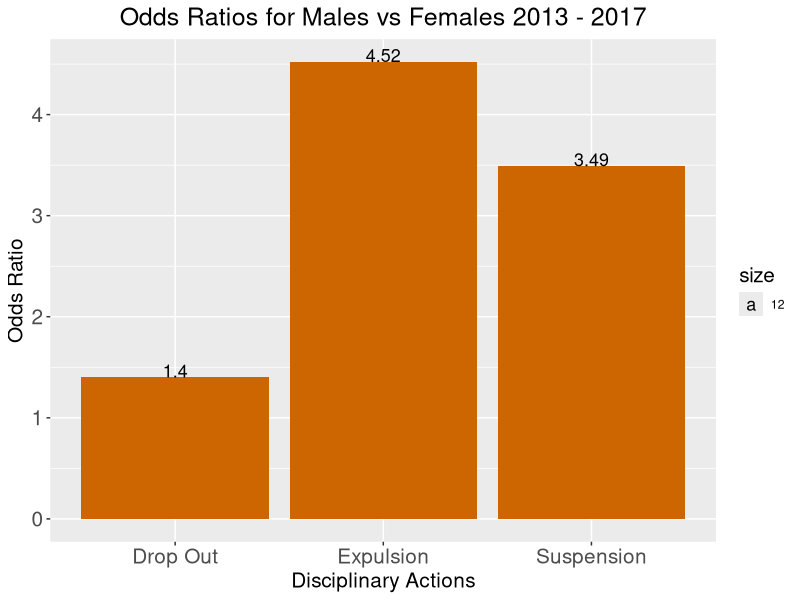
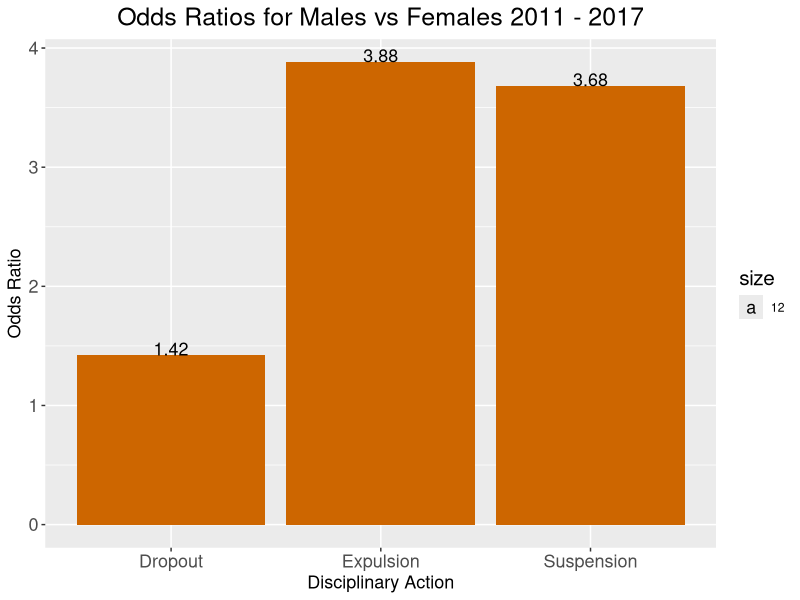
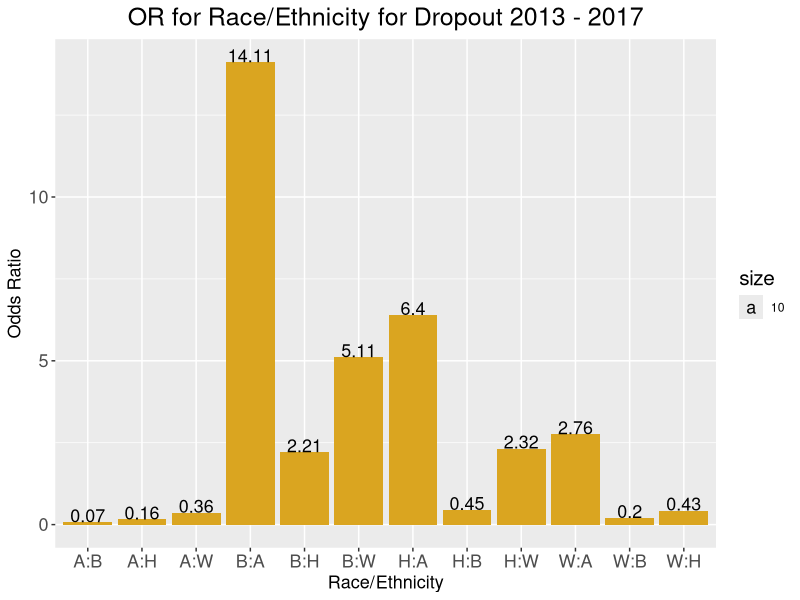
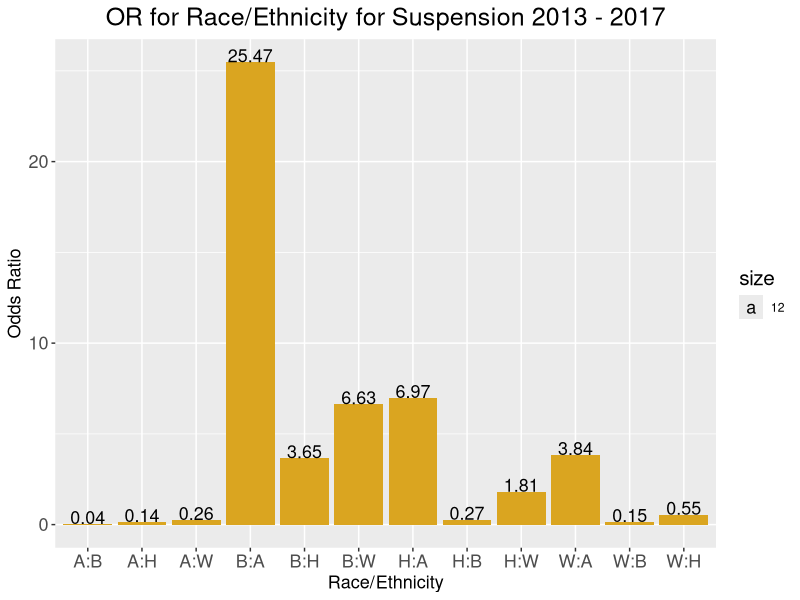
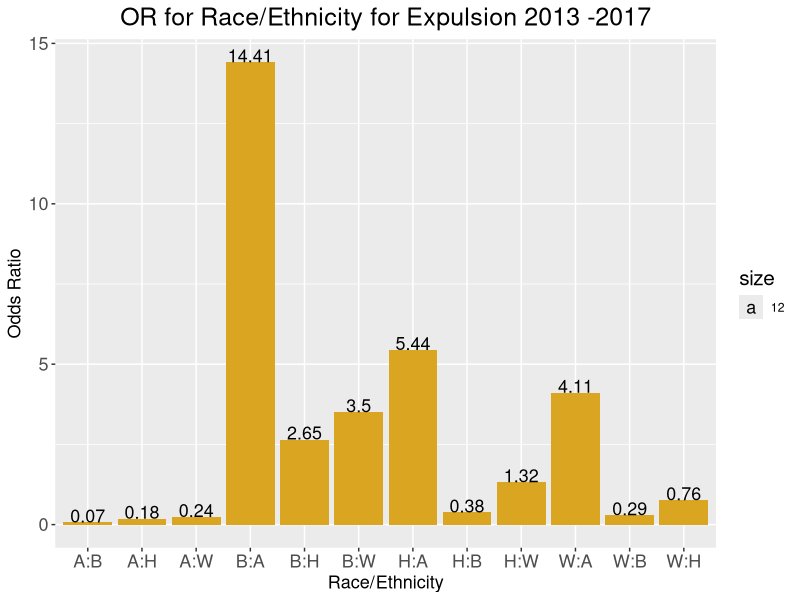
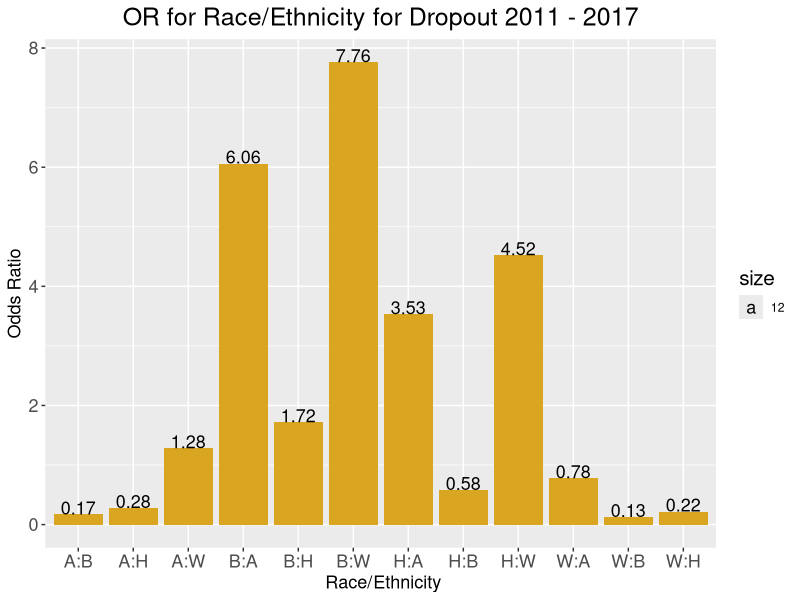
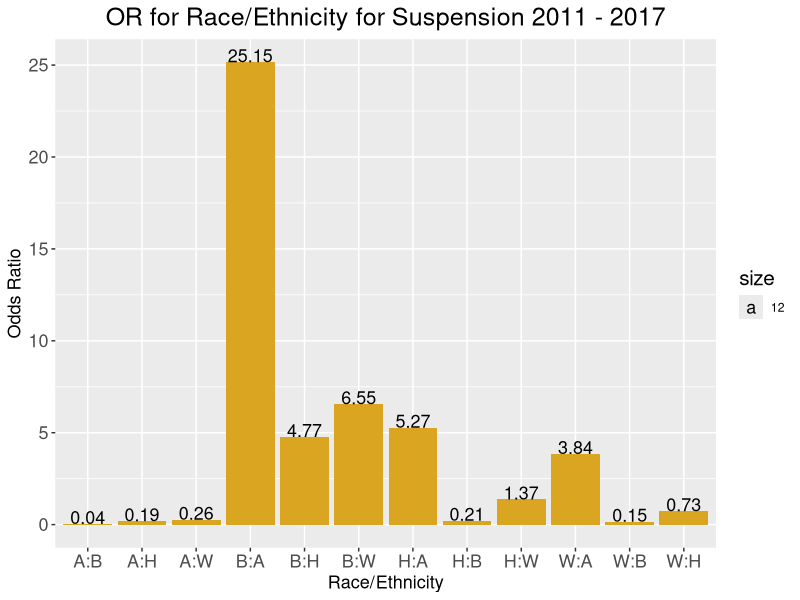
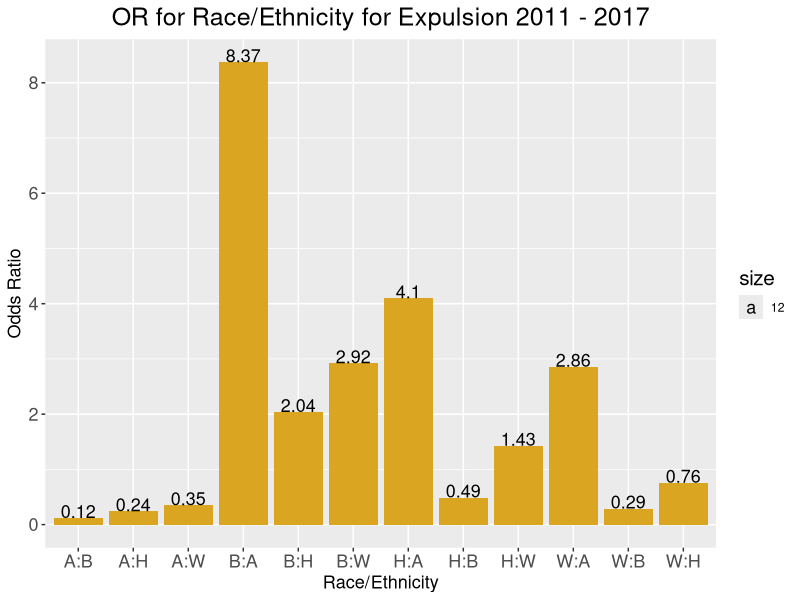

These figures' R source, in order:
## ---- chunk 1
library(ggplot2)
#odds  ratio for male:female for suspension for final dataset 
mfsus <-  3.49
#odds ratio for male:female for dropout for final dataset 
mfdo <- 1.40
#odds ratio for m:f for expulsion for final dataset
mfexp <- 4.52

#creates a dataframe for the OR 
df <- data.frame(Odds_Ratios =c(mfsus, mfexp,mfdo),Disciplinary_Action = c("Suspension", "Expulsion", "Drop Out"))

#creates a bar graph for OR for the final data set
finalmf2 <- ggplot(data = df) + geom_col(mapping = aes(x= Disciplinary_Action, y = Odds_Ratios), fill = "darkorange3") + labs(title="Odds Ratios for Males vs Females 2013 - 2017", x = "Disciplinary Actions", y =  "Odds Ratio")+theme(axis.text=element_text(size=15),axis.title=element_text(size=15),title=element_text(size=15))+ geom_text(aes(x = Disciplinary_Action, y=Odds_Ratios, label=Odds_Ratios,hjust="middle", vjust = "bottom",size =12), position = position_dodge(width=.8)) + theme(plot.title = element_text(hjust = 0.5)) 
finalmf2

#this code overrides the x and y axis labels 
#labs(title = "MAIN TITLE", x = "X-AXIS TITLE", y = "Y-AXIS TITLE")
## ---- chunk 2
#odds ratio for male : female for suspension, dropout, and expulsion only dataset

#odds ratio for dropout 
malfemldo <- 1.42

#odds ratio for suspension
malfemlsus <- 3.68

#odds ratio for expulsion 
malexp <- 3.88

#creates a dataframe for suspension on gender 
df2 <- data.frame(Odds_Ratios =c(malfemlsus, malfemldo, malexp),Disciplinary_Action = c("Suspension","Dropout","Expulsion"))
onlymf <- ggplot(data = df2) + geom_col(mapping = aes(x= Disciplinary_Action, y = Odds_Ratios), fill = "darkorange3") + labs(title="Odds Ratios for Males vs Females 2011 - 2017", y = "Odds Ratio", x = "Disciplinary Action")+theme(axis.text=element_text(size=13),axis.title=element_text(size=13),title=element_text(size=15)) + geom_text(aes(x = Disciplinary_Action, y=Odds_Ratios, label=Odds_Ratios,hjust="middle", vjust = "bottom", size= 12), position = position_dodge(width=.8)) + theme(plot.title = element_text(hjust = 0.5)) 
onlymf

## ---- chunk 3
#OR for ethnicities for dropout final data for final dataset for dropout

#asian : Black 
ab <- .07
#asian : hispanic 
ah <- .16
#asian : white
aw <- 0.36
#---------------------------

#black : asian 
ba <- 14.11
#black : hispanic
bh <- 2.21
#black : white
bw <- 5.11

#--------------------------

#hispanic : asian
#ha <- 5.98
ha <- 6.40
#hispanic : black
#hb <- 0.54
hb <- 0.45
#hispanic : white 
#hw <- 2.24
hw <- 2.32

#-------------------------

#white : asian
#wa <- 2.68
wa <- 2.76
#white : black
#wb <- 0.24
wb <- 0.20
#white : hispanic
wh <- 0.43

#-------------------------

#creating dataframe 
df3 <- data.frame(Odds_Ratios =c(ab, ah, aw, ba, bh, bw, ha, hb, hw, wa, wb,wh),Ethnicities = c("A:B","A:H", "A:W", "B:A", "B:H", "B:W", "H:A", "H:B", "H:W", "W:A", "W:B", "W:H"))

ethor2 <- ggplot(data = df3) + geom_col(mapping = aes(x= Ethnicities, y = Odds_Ratios), fill = "goldenrod") + labs(title="OR for Race/Ethnicity for Dropout 2013 - 2017",x= "Race/Ethnicity", y = "Odds Ratio",x="Race/Ethnicity")+theme(axis.text=element_text(size=13),axis.title=element_text(size=13),title=element_text(size=15)) + geom_text(aes(x = Ethnicities, y=Odds_Ratios, label=Odds_Ratios,hjust="middle", vjust = "bottom",size=10), position = position_dodge(width=.8)) + theme(plot.title = element_text(hjust = 0.5)) 
ethor2

## ---- chunk 4
#OR FOR ETHNICITIES FOR SUSPENSION FOR FINAL DATASET 

#asian : Black 
#susfab <-0.23
fab <-0.04
#asian : hispanic 
#susfah <- 0.14
fah <- 0.14
#asian : white
#susfaw <-.25
faw <- 0.26
#---------------------------

#black : asian 
fba <-25.47
#susfba<-4.32
#black : hispanic
fbh <- 3.65
#susfbh <- .60
#black : white
fbw <- 6.63
#susfbw<-1.10

#--------------------------

#hispanic : asian
#susfha <- 7.25
fha <- 6.97
#hispanic : black
fhb <- 0.27
#hispanic : white 
fhw <- 1.81

#-------------------------

#white : asian
fwa <- 3.84
#white : black
fwb <- 0.15
#white : hispanic
fwh <- 0.55

#-------------------------

#creating dataframe 
df6 <- data.frame(Odds_Ratios =c(fab, fah, faw, fba,fbh, fbw, fha, fhb, fhw, fwa, fwb,fwh),Ethnicities = c("A:B","A:H", "A:W", "B:A", "B:H", "B:W", "H:A", "H:B", "H:W", "W:A", "W:B", "W:H"))

ethor6 <- ggplot(data = df6) + geom_col(mapping = aes(x= Ethnicities, y = Odds_Ratios), fill = "goldenrod") + labs(title="OR for Race/Ethnicity for Suspension 2013 - 2017", y = "Odds Ratio",x="Race/Ethnicity")+theme(axis.text=element_text(size=13),axis.title=element_text(size=13),title=element_text(size=15)) + geom_text(aes(x = Ethnicities, y=Odds_Ratios, label=Odds_Ratios,hjust="middle", vjust = "bottom", size = 12), position = position_dodge(width=.8)) + theme(plot.title = element_text(hjust = 0.5)) 
ethor6

## ---- chunk 5
#OR FOR ETHNICITIES FOR EXPULSION FOR FINAL DATASET 

#asian : Black 

EXPab <-0.07
#asian : hispanic 
#susfah <- 0.14
EXPah <- 0.18
#asian : white
#susfaw <-.25
EXPaw <- 0.24
#---------------------------

#black : asian 
EXPba <-14.41
#susfba<-4.32
#black : hispanic
EXPbh <- 2.65
#susfbh <- .60
#black : white
EXPbw <- 3.50
#susfbw<-1.10

#--------------------------

#hispanic : asian
#susfha <- 7.25
EXPha <- 5.44
#hispanic : black
EXPhb <- 0.38
#hispanic : white 
EXPhw <- 1.32

#-------------------------

#white : asian
EXPwa <- 4.11
#white : black
EXPwb <- 0.29
#white : hispanic
EXPwh <- 0.76

#-------------------------

#creating dataframe 
df13 <- data.frame(Odds_Ratios =c(EXPab, EXPah, EXPaw, EXPba,EXPbh, EXPbw, EXPha, EXPhb, EXPhw, EXPwa, EXPwb,EXPwh),Ethnicities = c("A:B","A:H", "A:W", "B:A", "B:H", "B:W", "H:A", "H:B", "H:W", "W:A", "W:B", "W:H"))

ethor13 <- ggplot(data = df13) + geom_col(mapping = aes(x= Ethnicities, y = Odds_Ratios), fill = "goldenrod") + labs(title="OR for Race/Ethnicity for Expulsion 2013 -2017", y = "Odds Ratio",x="Race/Ethnicity")+theme(axis.text=element_text(size=13),axis.title=element_text(size=13),title=element_text(size=15)) + geom_text(aes(x = Ethnicities, y=Odds_Ratios, label=Odds_Ratios,hjust="middle", vjust = "bottom", size = 12), position = position_dodge(width=.7)) + theme(plot.title = element_text(hjust = 0.5)) 
ethor13
## ---- chunk 6
#OR FOR ONLY dropout

#asian : black 
doab <- 0.17
#asian : hispanic 
doah <- 0.28
#asian : white
doaw <- 1.28

#--------------------

#black : asian 
doba <- 6.06
#black : hispanic 
dobh <- 1.72
#black : white
dobw <- 7.76

#-------------------

#hispanic : asian
doha <- 3.53
#hispanic : black 
dohb <- 0.58
#hispanic : white 
dohw <- 4.52

#-------------------

#white : asian 
dowa <- 0.78
#white : black
dowb <- 0.13
dowh <-0.22

#creates bar graphs for only suspension 
#creating dataframe 
df4 <- data.frame(Odds_Ratios =c(doab, doah, doaw, doba, dobh, dobw, doha, dohb, dohw, dowa, dowb,dowh),Ethnicities = c("A:B","A:H", "A:W", "B:A", "B:H", "B:W", "H:A", "H:B", "H:W", "W:A", "W:B", "W:H"))

ethor34 <- ggplot(data = df4) + geom_col(mapping = aes(x= Ethnicities, y = Odds_Ratios), fill = "goldenrod") + labs(title="OR for Race/Ethnicity for Dropout 2011 - 2017", y = "Odds Ratio", x= " Race/Ethnicity")+theme(axis.text=element_text(size=13),axis.title=element_text(size=13),title=element_text(size=15)) + geom_text(aes(x = Ethnicities, y=Odds_Ratios, label=Odds_Ratios,hjust="middle", vjust = "bottom", size = 12), position = position_dodge(width=.5)) + theme(plot.title = element_text(hjust = 0.5)) 
ethor34

## ---- chunk 7
#OR FOR ONLY SUSPENSION

#asian : black 
#susab <- 0.07
susab <- 0.04
#asian : hispanic 
susah <- 0.19
#asian : white 
susaw <- 0.26


#--------------------------

#black : asian 
susba <- 25.15
#black : hispanic 
susbh <- 4.77
#black : white
susbw <- 6.55

#--------------------------

#hispanic : asian 
susha <- 5.27
#hispanic : black
sushb <- 0.21
#hispanic : white
sushw <- 1.37

#--------------------------

#white : asian 
suswa <- 3.84
#white : black 
suswb <- 0.15
#white: hispanic 
suswh <-0.73


#-------------------------

#creates bar graph for only suspension data 
#creates dataframe for suspension data only 

df51 <- data.frame(Odds_Ratios =c(susab, susah, susaw, susba, susbh, susbw, susha, sushb, sushw, suswa, suswb,suswh),Ethnicities = c("A:B","A:H", "A:W", "B:A", "B:H", "B:W", "H:A", "H:B", "H:W", "W:A", "W:B", "W:H"))

ethor41 <- ggplot(data = df51) + geom_col(mapping = aes(x= Ethnicities, y = Odds_Ratios), fill = "goldenrod") + labs(title="OR for Race/Ethnicity for Suspension 2011 - 2017", y= "Odds Ratio", x="Race/Ethnicity")+theme(axis.text=element_text(size=13),axis.title=element_text(size=13),title=element_text(size=15)) + geom_text(aes(x = Ethnicities, y=Odds_Ratios, label=Odds_Ratios,hjust="middle", vjust = "bottom", size = 12), position = position_dodge(width=.5)) + theme(plot.title = element_text(hjust = 0.5)) 
ethor41
## ---- chunk 8
#OR FOR ETHNICITIES FOR EXPULSION FOR FINAL DATASET 

#asian : Black 

EXPab1 <-0.12
#asian : hispanic 
#susfah <- 0.14
EXPah1 <- 0.24
#asian : white
#susfaw <-.25
EXPaw1 <- 0.35
#---------------------------

#black : asian 
EXPba1 <-8.37
#susfba<-4.32
#black : hispanic
EXPbh1 <- 2.04
#susfbh <- .60
#black : white
EXPbw1 <- 2.92
#susfbw<-1.10

#--------------------------

#hispanic : asian
#susfha <- 7.25
EXPha1 <- 4.10
#hispanic : black
EXPhb1 <- 0.49
#hispanic : white 
EXPhw1<- 1.43

#-------------------------

#white : asian
EXPwa1 <- 2.86
#white : black
EXPwb1 <- 0.34
#white : hispanic
EXPwh1 <- 0.70

#-------------------------

#creating dataframe 
df134 <- data.frame(Odds_Ratios =c(EXPab1, EXPah1, EXPaw1, EXPba1,EXPbh1, EXPbw1, EXPha1, EXPhb1, EXPhw1, EXPwa1, EXPwb,EXPwh),Ethnicities = c("A:B","A:H", "A:W", "B:A", "B:H", "B:W", "H:A", "H:B", "H:W", "W:A", "W:B", "W:H"))

ethor134 <- ggplot(data = df134) + geom_col(mapping = aes(x= Ethnicities, y = Odds_Ratios), fill = "goldenrod") + labs(title="OR for Race/Ethnicity for Expulsion 2011 - 2017", y = "Odds Ratio", x="Race/Ethnicity")+theme(axis.text=element_text(size=13),axis.title=element_text(size=13),title=element_text(size=15)) + geom_text(aes(x = Ethnicities, y=Odds_Ratios, label=Odds_Ratios,hjust="middle", vjust = "bottom", size = 12), position = position_dodge(width=.5)) + theme(plot.title = element_text(hjust = 0.5)) 
ethor134
